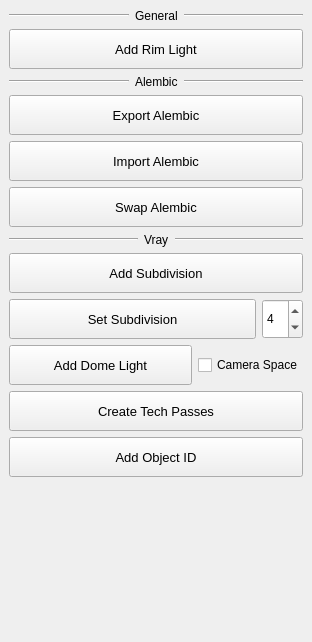
<?xml version="1.0" encoding="UTF-8"?>
<ui version="4.0">
 <class>tappLighting_MainWindow</class>
 <widget class="QMainWindow" name="tappLighting_MainWindow">
  <property name="geometry">
   <rect>
    <x>0</x>
    <y>0</y>
    <width>312</width>
    <height>642</height>
   </rect>
  </property>
  <property name="windowTitle">
   <string>Tapp Lighting</string>
  </property>
  <widget class="QWidget" name="centralwidget">
   <layout class="QVBoxLayout" name="verticalLayout">
    <item>
     <layout class="QHBoxLayout" name="horizontalLayout_6">
      <item>
       <widget class="Line" name="line_3">
        <property name="sizePolicy">
         <sizepolicy hsizetype="Expanding" vsizetype="Fixed">
          <horstretch>0</horstretch>
          <verstretch>0</verstretch>
         </sizepolicy>
        </property>
        <property name="orientation">
         <enum>Qt::Horizontal</enum>
        </property>
       </widget>
      </item>
      <item>
       <widget class="QLabel" name="label_2">
        <property name="text">
         <string>General</string>
        </property>
        <property name="scaledContents">
         <bool>false</bool>
        </property>
       </widget>
      </item>
      <item>
       <widget class="Line" name="line_4">
        <property name="sizePolicy">
         <sizepolicy hsizetype="Expanding" vsizetype="Fixed">
          <horstretch>0</horstretch>
          <verstretch>0</verstretch>
         </sizepolicy>
        </property>
        <property name="orientation">
         <enum>Qt::Horizontal</enum>
        </property>
       </widget>
      </item>
     </layout>
    </item>
    <item>
     <widget class="QPushButton" name="addRimLight_pushButton">
      <property name="sizePolicy">
       <sizepolicy hsizetype="Expanding" vsizetype="Preferred">
        <horstretch>0</horstretch>
        <verstretch>0</verstretch>
       </sizepolicy>
      </property>
      <property name="minimumSize">
       <size>
        <width>0</width>
        <height>40</height>
       </size>
      </property>
      <property name="font">
       <font>
        <pointsize>10</pointsize>
        <weight>50</weight>
        <bold>false</bold>
       </font>
      </property>
      <property name="text">
       <string>Add Rim Light</string>
      </property>
     </widget>
    </item>
    <item>
     <layout class="QHBoxLayout" name="horizontalLayout_5">
      <item>
       <widget class="Line" name="line">
        <property name="sizePolicy">
         <sizepolicy hsizetype="Expanding" vsizetype="Fixed">
          <horstretch>0</horstretch>
          <verstretch>0</verstretch>
         </sizepolicy>
        </property>
        <property name="orientation">
         <enum>Qt::Horizontal</enum>
        </property>
       </widget>
      </item>
      <item>
       <widget class="QLabel" name="label">
        <property name="text">
         <string>Alembic</string>
        </property>
        <property name="scaledContents">
         <bool>false</bool>
        </property>
       </widget>
      </item>
      <item>
       <widget class="Line" name="line_2">
        <property name="sizePolicy">
         <sizepolicy hsizetype="Expanding" vsizetype="Fixed">
          <horstretch>0</horstretch>
          <verstretch>0</verstretch>
         </sizepolicy>
        </property>
        <property name="orientation">
         <enum>Qt::Horizontal</enum>
        </property>
       </widget>
      </item>
     </layout>
    </item>
    <item>
     <widget class="QPushButton" name="exportAlembic_pushButton">
      <property name="sizePolicy">
       <sizepolicy hsizetype="Expanding" vsizetype="Preferred">
        <horstretch>0</horstretch>
        <verstretch>0</verstretch>
       </sizepolicy>
      </property>
      <property name="minimumSize">
       <size>
        <width>0</width>
        <height>40</height>
       </size>
      </property>
      <property name="font">
       <font>
        <pointsize>10</pointsize>
        <weight>50</weight>
        <bold>false</bold>
       </font>
      </property>
      <property name="text">
       <string>Export Alembic</string>
      </property>
     </widget>
    </item>
    <item>
     <widget class="QPushButton" name="importAlembic_pushButton">
      <property name="sizePolicy">
       <sizepolicy hsizetype="Expanding" vsizetype="Preferred">
        <horstretch>0</horstretch>
        <verstretch>0</verstretch>
       </sizepolicy>
      </property>
      <property name="minimumSize">
       <size>
        <width>0</width>
        <height>40</height>
       </size>
      </property>
      <property name="font">
       <font>
        <pointsize>10</pointsize>
        <weight>50</weight>
        <bold>false</bold>
       </font>
      </property>
      <property name="text">
       <string>Import Alembic</string>
      </property>
     </widget>
    </item>
    <item>
     <widget class="QPushButton" name="swapAlembic_pushButton">
      <property name="sizePolicy">
       <sizepolicy hsizetype="Expanding" vsizetype="Preferred">
        <horstretch>0</horstretch>
        <verstretch>0</verstretch>
       </sizepolicy>
      </property>
      <property name="minimumSize">
       <size>
        <width>0</width>
        <height>40</height>
       </size>
      </property>
      <property name="font">
       <font>
        <pointsize>10</pointsize>
        <weight>50</weight>
        <bold>false</bold>
       </font>
      </property>
      <property name="text">
       <string>Swap Alembic</string>
      </property>
     </widget>
    </item>
    <item>
     <layout class="QHBoxLayout" name="horizontalLayout_7">
      <item>
       <widget class="Line" name="line_5">
        <property name="sizePolicy">
         <sizepolicy hsizetype="Expanding" vsizetype="Fixed">
          <horstretch>0</horstretch>
          <verstretch>0</verstretch>
         </sizepolicy>
        </property>
        <property name="orientation">
         <enum>Qt::Horizontal</enum>
        </property>
       </widget>
      </item>
      <item>
       <widget class="QLabel" name="label_3">
        <property name="text">
         <string>Vray</string>
        </property>
        <property name="scaledContents">
         <bool>false</bool>
        </property>
       </widget>
      </item>
      <item>
       <widget class="Line" name="line_6">
        <property name="sizePolicy">
         <sizepolicy hsizetype="Expanding" vsizetype="Fixed">
          <horstretch>0</horstretch>
          <verstretch>0</verstretch>
         </sizepolicy>
        </property>
        <property name="orientation">
         <enum>Qt::Horizontal</enum>
        </property>
       </widget>
      </item>
     </layout>
    </item>
    <item>
     <widget class="QPushButton" name="addSubdivision_pushButton">
      <property name="sizePolicy">
       <sizepolicy hsizetype="Expanding" vsizetype="Preferred">
        <horstretch>0</horstretch>
        <verstretch>0</verstretch>
       </sizepolicy>
      </property>
      <property name="minimumSize">
       <size>
        <width>0</width>
        <height>40</height>
       </size>
      </property>
      <property name="font">
       <font>
        <pointsize>10</pointsize>
        <weight>50</weight>
        <bold>false</bold>
       </font>
      </property>
      <property name="text">
       <string>Add Subdivision</string>
      </property>
     </widget>
    </item>
    <item>
     <layout class="QHBoxLayout" name="horizontalLayout">
      <item>
       <widget class="QPushButton" name="setSubdivision_pushButton">
        <property name="sizePolicy">
         <sizepolicy hsizetype="Expanding" vsizetype="Preferred">
          <horstretch>0</horstretch>
          <verstretch>0</verstretch>
         </sizepolicy>
        </property>
        <property name="minimumSize">
         <size>
          <width>0</width>
          <height>40</height>
         </size>
        </property>
        <property name="font">
         <font>
          <pointsize>10</pointsize>
          <weight>50</weight>
          <bold>false</bold>
         </font>
        </property>
        <property name="text">
         <string>Set Subdivision</string>
        </property>
       </widget>
      </item>
      <item>
       <widget class="QSpinBox" name="subdivision_spinBox">
        <property name="sizePolicy">
         <sizepolicy hsizetype="Minimum" vsizetype="Preferred">
          <horstretch>0</horstretch>
          <verstretch>0</verstretch>
         </sizepolicy>
        </property>
        <property name="value">
         <number>4</number>
        </property>
       </widget>
      </item>
     </layout>
    </item>
    <item>
     <layout class="QHBoxLayout" name="horizontalLayout_2">
      <item>
       <widget class="QPushButton" name="addDomeLight_pushButton">
        <property name="sizePolicy">
         <sizepolicy hsizetype="Expanding" vsizetype="Preferred">
          <horstretch>0</horstretch>
          <verstretch>0</verstretch>
         </sizepolicy>
        </property>
        <property name="minimumSize">
         <size>
          <width>0</width>
          <height>40</height>
         </size>
        </property>
        <property name="font">
         <font>
          <pointsize>10</pointsize>
          <weight>50</weight>
          <bold>false</bold>
         </font>
        </property>
        <property name="text">
         <string>Add Dome Light</string>
        </property>
       </widget>
      </item>
      <item>
       <widget class="QCheckBox" name="domeLightCameraSpace_checkBox">
        <property name="sizePolicy">
         <sizepolicy hsizetype="Minimum" vsizetype="Preferred">
          <horstretch>0</horstretch>
          <verstretch>0</verstretch>
         </sizepolicy>
        </property>
        <property name="text">
         <string>Camera Space</string>
        </property>
       </widget>
      </item>
     </layout>
    </item>
    <item>
     <widget class="QPushButton" name="createTechPasses_pushButton">
      <property name="sizePolicy">
       <sizepolicy hsizetype="Expanding" vsizetype="Preferred">
        <horstretch>0</horstretch>
        <verstretch>0</verstretch>
       </sizepolicy>
      </property>
      <property name="minimumSize">
       <size>
        <width>0</width>
        <height>40</height>
       </size>
      </property>
      <property name="font">
       <font>
        <pointsize>10</pointsize>
        <weight>50</weight>
        <bold>false</bold>
       </font>
      </property>
      <property name="text">
       <string>Create Tech Passes</string>
      </property>
     </widget>
    </item>
    <item>
     <widget class="QPushButton" name="addObjectID_pushButton">
      <property name="sizePolicy">
       <sizepolicy hsizetype="Expanding" vsizetype="Preferred">
        <horstretch>0</horstretch>
        <verstretch>0</verstretch>
       </sizepolicy>
      </property>
      <property name="minimumSize">
       <size>
        <width>0</width>
        <height>40</height>
       </size>
      </property>
      <property name="font">
       <font>
        <pointsize>10</pointsize>
        <weight>50</weight>
        <bold>false</bold>
       </font>
      </property>
      <property name="text">
       <string>Add Object ID</string>
      </property>
     </widget>
    </item>
    <item>
     <spacer name="verticalSpacer">
      <property name="orientation">
       <enum>Qt::Vertical</enum>
      </property>
      <property name="sizeHint" stdset="0">
       <size>
        <width>20</width>
        <height>40</height>
       </size>
      </property>
     </spacer>
    </item>
   </layout>
  </widget>
 </widget>
 <resources/>
 <connections/>
</ui>
